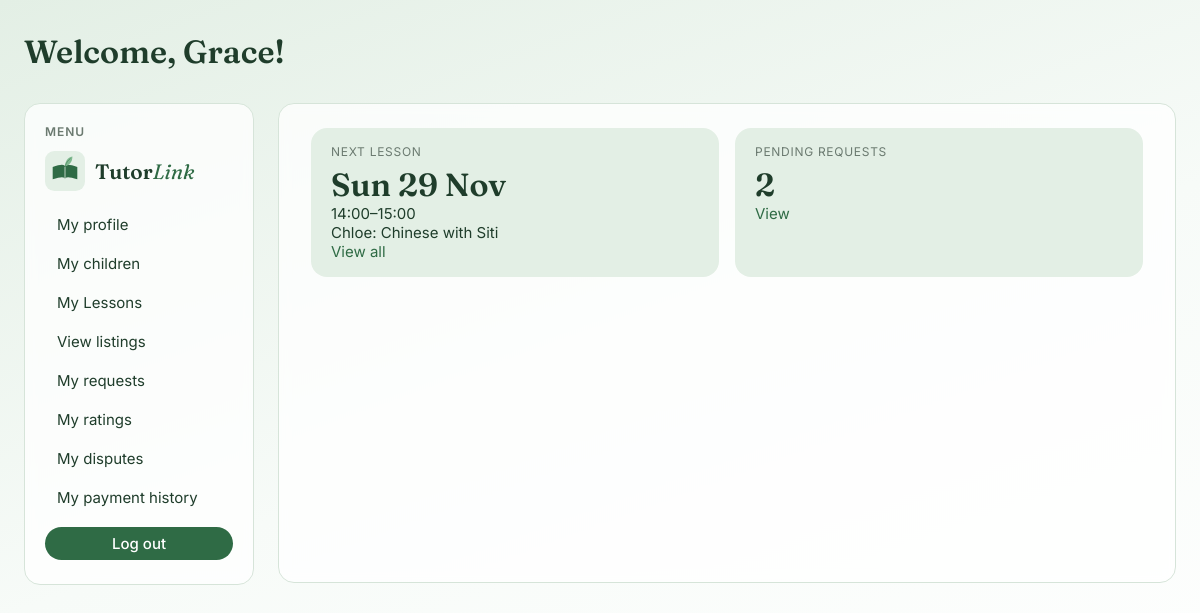
The app's page / (signed in) with its own data.
### accounts/models.py (models this page shows, shortened)
class User(AbstractUser):
    email = models.EmailField(unique=True)
    role = models.CharField(max_length=10, choices=ROLE_CHOICES, default='PARENT')
    phone = models.CharField(max_length=20, blank=True)
    address = models.CharField(max_length=255, blank=True)
    date_of_birth = models.DateField(null=True, blank=True)
    gender = models.CharField(max_length=1, choices=GENDER_CHOICES, blank=True)
    avatar = models.ImageField(upload_to="avatars/", blank=True)
    card_brand = models.CharField(max_length=20, blank=True)
    card_last4 = models.CharField(max_length=4, blank=True)

class Child(models.Model):
    parent = models.ForeignKey(User, on_delete=models.CASCADE)
    first_name = models.CharField(max_length=50)
    last_name = models.CharField(max_length=50)
    level = models.CharField(max_length=3, choices=LEVEL_CHOICES)

class TutorProfile(models.Model):
    user = models.OneToOneField(User, on_delete=models.CASCADE)
    bio = models.TextField(max_length=500)
    qualification = models.CharField(max_length=40, choices=QUALIFICATION_CHOICES)
    years_experience = models.PositiveIntegerField(default=0)
    teaching_mode = models.CharField(max_length=10, choices=TEACHING_MODE_CHOICES)

### enrolments/models.py (models this page shows, shortened)
class Lesson(models.Model):
    STATUS_CHOICES = [
        ("SCHEDULED", "Scheduled"),
        ("COMPLETED", "Completed"),
        ("CANCELLED", "Cancelled"),
        ("RESCHEDULED", "Rescheduled"),
    ]
    package = models.ForeignKey(
        Package,
        related_name="lessons",
        on_delete=models.RESTRICT,
    )
    date = models.DateField()
    start_time = models.TimeField()
    end_time = models.TimeField()
    status = models.CharField(
        max_length=11, choices=STATUS_CHOICES, default="SCHEDULED"
    )
    completed_at = models.DateTimeField(null=True, blank=True)
    price = models.DecimalField(max_digits=6, decimal_places=2)
    commission = models.DecimalField(max_digits=6, decimal_places=2)
    tutor_amount = models.DecimalField(max_digits=6, decimal_places=2)
    class Meta:
        ordering = ["date", "start_time"]
        constraints = [
            models.CheckConstraint(
                condition=models.Q(end_time__gt=models.F("start_time")),
                name="lesson_end_time_greater_than_start_time",
            ),
            models.CheckConstraint(
                condition=models.Q(price__gt=0),
                name="lesson_price_greater_than_0",
            ),
            models.CheckConstraint(
                condition=models.Q(
                    price=models.F("commission") + models.F("tutor_amount")
                ),
                name="lesson_commission_and_tutor_amount_equals_price",
            ),
        ]

class EnrolmentRequest(models.Model):
    STATUS_CHOICES = [
        ("PENDING", "Pending"),
        ("ACCEPTED", "Accepted"),
        ("DECLINED", "Declined"),
        ("WITHDRAWN", "Withdrawn"),
        ("PAID", "Paid"),
        ("EXPIRED", "Expired"),
    ]
    child = models.ForeignKey(
        Child, on_delete=models.RESTRICT, related_name="enrolment_requests"
    )
    listing = models.ForeignKey(
        Listing, on_delete=models.RESTRICT, related_name="enrolment_requests"
    )
    start_date = models.DateField()
    message = models.TextField(blank=True)  # optional
    status = models.CharField(max_length=9, choices=STATUS_CHOICES, default="PENDING")
    created_at = models.DateTimeField(auto_now_add=True)
    decided_at = models.DateTimeField(null=True, blank=True)  # empty until it happens
    pay_by = models.DateTimeField(null=True, blank=True)  # empty until accepted
    withdraw_reason = models.TextField(blank=True)  # optional
    decline_reason = models.TextField(blank=True)  # optional

### listings/models.py (models this page shows, shortened)
class Listing(models.Model):
    SUBJECT_CHOICES = [
        ("ENGLISH", "English"),
        ("CHINESE", "Chinese"),
        ("MALAY", "Malay"),
        ("TAMIL", "Tamil"),
        ("MATH", "Mathematics"),
        ("E_MATH", "E-Math"),
        ("A_MATH", "A-Math"),
        ("H2_MATH", "H2 Math"),
        ("SCIENCE", "Science"),
        ("PHYSICS", "Physics"),
        ("CHEMISTRY", "Chemistry"),
        ("BIOLOGY", "Biology"),
        ("ECONOMICS", "Economics"),
        ("GEOGRAPHY", "Geography"),
        ("HISTORY", "History"),
        ("LITERATURE", "Literature"),
    ]
    WEEKDAY_CHOICES = [
        (0, "Monday"),
        (1, "Tuesday"),
        (2, "Wednesday"),
        (3, "Thursday"),
        (4, "Friday"),
        (5, "Saturday"),
        (6, "Sunday"),
    ]
    MODE_CHOICES = [
        ("IN_PERSON", "In person"),
        ("ONLINE", "Online"),
        ("HYBRID", "Hybrid")
    ]
    STATUS_CHOICES = [
        ("OPEN", "Open"),
        ("RESERVED", "Reserved"),
        ("FILLED", "Filled"),
        ("CLOSED", "Closed"),
    ]
    tutor = models.ForeignKey(
        TutorProfile, on_delete=models.CASCADE, related_name="listings"
    )
    subject = models.CharField(max_length=10, choices=SUBJECT_CHOICES)
    level = models.CharField(max_length=5, choices=LEVEL_CHOICES)
    weekday = models.PositiveSmallIntegerField(choices=WEEKDAY_CHOICES)
    start_time = models.TimeField()
    end_time = models.TimeField()
    mode = models.CharField(max_length=9, choices=MODE_CHOICES)
    rate_per_hour = models.DecimalField(max_digits=5, decimal_places=2)
    status = models.CharField(max_length=8, choices=STATUS_CHOICES, default="OPEN")
    created_at = models.DateTimeField(auto_now_add=True)
    class Meta:
        constraints = [
            models.CheckConstraint(
                condition=models.Q(rate_per_hour__gt=0),
                name="listing_rate_per_hour_greater_than_zero",
            ),
            models.CheckConstraint(
                condition=models.Q(end_time__gt=models.F("start_time")),
                name="listing_end_after_start",
            ),
        ]

### tutorlink/views.py (the view, shortened to what this page needs)
# urls.py: path('', views.index, name='index'),
def index(request):
    context = {}
    if request.user.is_authenticated and request.user.role == "PARENT":
        expire_overdue_requests()
        lessons = Lesson.objects.filter(
            package__enrolment_request__child__parent=request.user
        )
        upcoming_lessons = lessons.filter(
            status="SCHEDULED", date__gte=timezone.localdate()
        ).order_by("date", "start_time")
        next_lesson = upcoming_lessons.first()
        to_pay = EnrolmentRequest.objects.filter(
            child__parent=request.user,
            status="ACCEPTED"
        ).order_by("pay_by")
        pending_count = EnrolmentRequest.objects.filter(
            child__parent=request.user,
            status="PENDING"
        ).count()
        context={'next_lesson': next_lesson, 'to_pay': to_pay, 'pending_count': pending_count}
    return render(request, 'index.html', context)

### enrolments/utils.py (called while the page is built)
def expire_overdue_requests():
    overdue = EnrolmentRequest.objects.filter(
        status="ACCEPTED",
        pay_by__lt=timezone.now(),
    )
    for r in overdue:
        r.status="EXPIRED"
        r.save()
        r.listing.status="OPEN"
        r.listing.save()

### templates/index.html (shortened to what this page needs)
{% extends 'base.html' %}
{% block header %}
    Welcome{% if user.is_authenticated %}, {{ user.first_name|default:user.email }}{% endif %}!
{% endblock %}
{% block content %}
    {% if not user.is_authenticated %}
        <p>Welcome to Tutorlink! Please log in or sign up to get started.</p>
    {% elif user.role == "PARENT" %}
        <div class="stats">
            <div class="stat">
                <span class="stat-label">Next lesson</span>
                {% if next_lesson %}
                    {% with req=next_lesson.package.enrolment_request %}
                        <span class="stat-number">{{ next_lesson.date|date:"D d M" }}</span>
                        {{ next_lesson.start_time|time:"H:i" }}–{{ next_lesson.end_time|time:"H:i" }}<br>
                        {{ req.child.first_name }}: {{ req.listing.get_subject_display }} with {{ req.listing.tutor.user.first_name }}
                    {% endwith %}
                {% else %}
                    <span class="stat-number">—</span>
                    No upcoming lessons.
                {% endif %}
                <br><a href="{% url 'parent_view_my_lessons' %}">View all</a>
            </div>
            <div class="stat">
                <span class="stat-label">Pending requests</span>
                <span class="stat-number">{{ pending_count }}</span>
                <a href="{% url 'parent_my_requests_view' %}">View</a>
            </div>
        </div>
    {% endif %}
{% endblock %}

### static/css/style.css (style rules this page uses)
:root { --green-dark: #2f6b45; --green-leaf: #7fb98f; --green-pale: #e3efe5; --ink: #1f3d2b; --muted: #6b7a70; --card: rgba(255, 255, 255, 0.75); --line: #d6e4d9; --danger: #b5523b; --radius: 16px; }
* { box-sizing: border-box; }
body { margin: 0; min-height: 100vh; font-family: 'Inter', system-ui, sans-serif; font-size: 15px; color: var(--ink); background: linear-gradient(160deg, var(--green-pale) 0%, #f7fbf8 50%, #ffffff 100%); background-attachment: fixed; }
a { color: var(--green-dark); text-decoration: none; }
.stats { display: flex; flex-wrap: wrap; gap: 16px; margin-bottom: 28px; }
.stat { flex: 1; min-width: 160px; background: var(--green-pale); border-radius: var(--radius); padding: 16px 20px; }
.stat-label { display: block; font-size: 0.75rem; text-transform: uppercase; letter-spacing: 0.06em; color: var(--muted); margin-bottom: 6px; }
.stat-number { display: block; font-family: 'Fraunces', Georgia, serif; font-size: 2rem; font-weight: 600; color: var(--ink); }

### records on screen
User: first_name "Grace"
Lesson: date "Sun 29 Nov", start_time "14:00", end_time "15:00"
EnrolmentRequest: child.first_name "Chloe", listing.subject "Chinese", listing.tutor.user.first_name "Siti"

### other values on screen
{{ pending_count }} "2"
